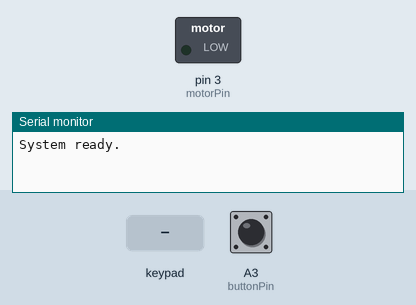
This sketch was run on a simulated Arduino Uno, built with avr-gcc and run on an emulated ATmega328P. On the bench: switched loads named in the sketch (green lamp = pin HIGH), the last lines printed to the serial monitor. The inputs (shaded band) are chosen by the test bench; at power-on: A3 (buttonPin) HIGH.

Above: at 1.2 s.
1.3 s: keypad keys 7 1 2 1 1 9 # pressed 0.4 s apart
At 5.0 s:
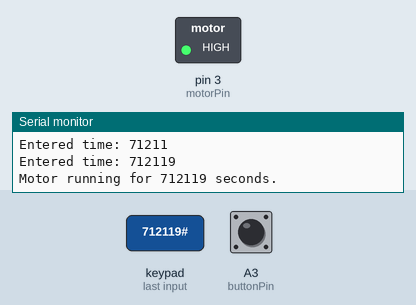
7.2 s: key '*' pressed
At 7.9 s:
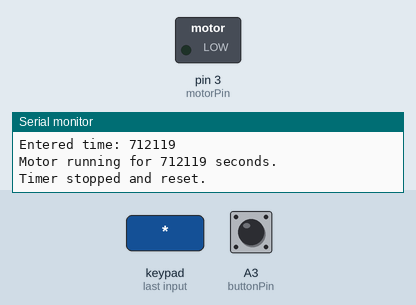
13.0 s: A3 (buttonPin) pulled LOW for 3.2 s
At 13.3 s:
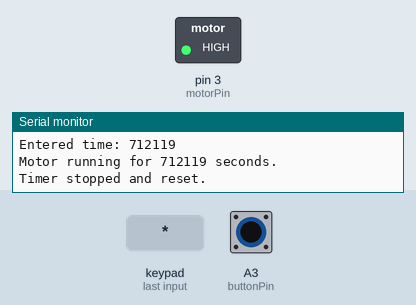
Timing chart, 0 to 17.7 s (numbered marks = the images above; inputs shaded):
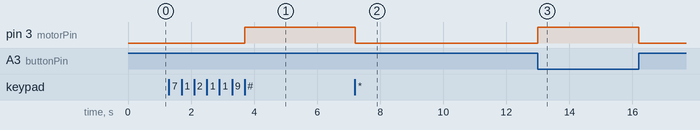

Measured:
- after the input at 1.3 s, pin 3 (motorPin): LOW → HIGH after 2.4 s
- after the input at 7.2 s, pin 3 (motorPin): HIGH → LOW at once
- after the input at 13.0 s, pin 3 (motorPin): LOW → HIGH at once, → LOW 3.2 s later

The sketch:

dcmotorwithkeypad.ino
```cpp
#include <Adafruit_Keypad.h>

// =========================
// KEYPAD
// =========================

const byte ROWS = 4;
const byte COLS = 3;

char keys[ROWS][COLS] = {
  {'1', '2', '3'},
  {'4', '5', '6'},
  {'7', '8', '9'},
  {'*', '0', '#'}
};

// Physical keypad wiring, left to right:
// C2 -> D6
// R1 -> D7
// C1 -> D8
// R4 -> D9
// C3 -> D10
// R3 -> D11
// R2 -> D12

byte rowPins[ROWS] = {7, 12, 11, 9};
byte colPins[COLS] = {8, 6, 10};

Adafruit_Keypad customKeypad = Adafruit_Keypad(
  makeKeymap(keys),
  rowPins,
  colPins,
  ROWS,
  COLS
);


// =========================
// MOTOR AND BUTTON
// =========================

const int buttonPin = A3;
const int motorPin = 3;


// =========================
// TIMER VARIABLES
// =========================

unsigned long enteredTime = 0;

// Remaining keypad timer time, in milliseconds
unsigned long remainingTime = 0;

// When the currently active timer period ends
unsigned long timerEndTime = 0;

bool keypadTimerRunning = false;
bool timerPaused = false;


// =========================
// MOMENTARY BUTTON STATE
// =========================

bool previousButtonState = HIGH;


// =========================
// SETUP
// =========================

void setup() {

  pinMode(buttonPin, INPUT_PULLUP);
  pinMode(motorPin, OUTPUT);

  digitalWrite(motorPin, LOW);

  customKeypad.begin();

  Serial.begin(115200);

  Serial.println("System ready.");
}


// =========================
// MAIN LOOP
// =========================

void loop() {

  customKeypad.tick();

  bool buttonPressed = (digitalRead(buttonPin) == LOW);


  // ============================================
  // MOMENTARY BUTTON PRESSED
  // ============================================

  if (buttonPressed && previousButtonState == HIGH) {

    // If a keypad timer is currently running,
    // pause it and save the remaining time.

    if (keypadTimerRunning && !timerPaused) {

      remainingTime = timerEndTime - millis();

      timerPaused = true;

      Serial.print("Timer paused. Remaining time: ");
      Serial.print(remainingTime / 1000);
      Serial.println(" seconds.");
    }
  }


  // ============================================
  // MOMENTARY BUTTON RELEASED
  // ============================================

  if (!buttonPressed && previousButtonState == LOW) {

    // If the timer was paused, resume it.

    if (keypadTimerRunning && timerPaused) {

      timerEndTime = millis() + remainingTime;

      timerPaused = false;

      Serial.print("Timer resumed. Remaining time: ");
      Serial.print(remainingTime / 1000);
      Serial.println(" seconds.");
    }
  }


  previousButtonState = buttonPressed ? LOW : HIGH;


  // ============================================
  // KEYPAD INPUT
  // ============================================

  while (customKeypad.available()) {

    keypadEvent e = customKeypad.read();

    if (e.bit.EVENT == KEY_JUST_PRESSED) {

      char key = (char)e.bit.KEY;


      // ========================================
      // IF MOMENTARY BUTTON IS HELD
      // ========================================

      if (buttonPressed) {

        // Ignore keypad input while the
        // momentary button is being held.

        continue;
      }


      // ========================================
      // NUMBER
      // ========================================

      if (key >= '0' && key <= '9') {

        enteredTime = enteredTime * 10 + (key - '0');

        Serial.print("Entered time: ");
        Serial.println(enteredTime);
      }


      // ========================================
      // STAR
      // ========================================

      else if (key == '*') {

        if (keypadTimerRunning) {

          // While the timer is running,
          // * stops and resets the timer.

          keypadTimerRunning = false;
          timerPaused = false;
          remainingTime = 0;
          enteredTime = 0;

          Serial.println("Timer stopped and reset.");
        }

        else {

          // While entering a time,
          // * clears the entered number.

          enteredTime = 0;

          Serial.println("Time entry cleared.");
        }
      }


      // ========================================
      // HASH
      // ========================================

      else if (key == '#') {

        if (enteredTime > 0) {

          remainingTime = enteredTime * 1000UL;

          timerEndTime = millis() + remainingTime;

          keypadTimerRunning = true;
          timerPaused = false;

          Serial.print("Motor running for ");
          Serial.print(enteredTime);
          Serial.println(" seconds.");

          enteredTime = 0;
        }
      }
    }
  }


  // ============================================
  // TIMER COUNTDOWN
  // ============================================

  if (keypadTimerRunning && !timerPaused) {

    if (millis() >= timerEndTime) {

      keypadTimerRunning = false;
      remainingTime = 0;

      Serial.println("Timer finished.");
    }
  }


  // ============================================
  // MOTOR CONTROL
  // ============================================

  if (buttonPressed) {

    // Momentary button has priority.
    // Motor runs while held.

    digitalWrite(motorPin, HIGH);
  }

  else if (keypadTimerRunning) {

    // Keypad timer controls motor.

    digitalWrite(motorPin, HIGH);
  }

  else {

    // Nothing is controlling the motor.

    digitalWrite(motorPin, LOW);
  }
}
```
